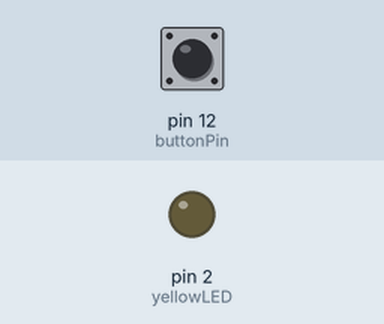
Bench run of a sketch on a simulated Arduino Uno, built with avr-gcc and run on an emulated ATmega328P. Parts: output pins drawn as LEDs (lit = HIGH). The inputs (shaded band) are chosen by the test bench; at power-on: pin 12 (buttonPin) HIGH. What the sketch prints to the serial monitor is not drawn.

Above: at 1.2 s.
1.3 s: pin 12 (buttonPin) pulled LOW for 0.15 s
At 1.38 s:
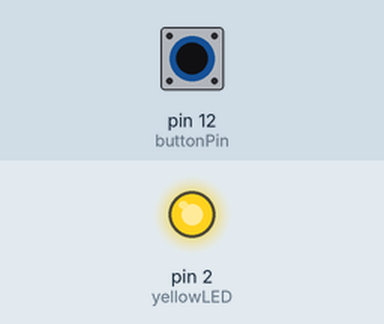
2.9 s: pin 12 (buttonPin) pulled LOW for 3.2 s
At 7.3 s:
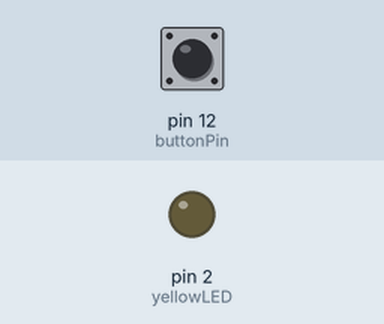
Timing chart, 0 to 8.8 s (numbered marks = the images above; inputs shaded):
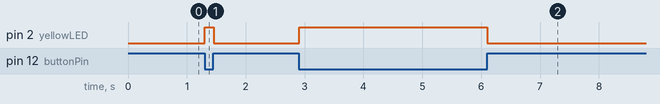

The sketch:

pushbutton.ino
```cpp
//int LEDPin=8;
int buttonPin=12;
int yellowLED=2;
int buttonRead;

void setup() {
  // put your setup code here, to run once:
  Serial.begin(9600);
 // pinMode(LEDPin,OUTPUT);
  pinMode(buttonPin,INPUT);
  pinMode(yellowLED,OUTPUT);

}

void loop() {
  // put your main code here, to run repeatedly:


  buttonRead=digitalRead(buttonPin);
  Serial.println(buttonRead);


  if(buttonRead==0){
    digitalWrite(yellowLED,HIGH);

    }
  else if (buttonRead==1){
    digitalWrite(yellowLED,LOW);

    }
}
```

Measured:
- after the input at 1.3 s, pin 2 (yellowLED): LOW → HIGH at once, → LOW 0.15 s later
- after the input at 2.9 s, pin 2 (yellowLED): LOW → HIGH at once, → LOW 3.2 s later
